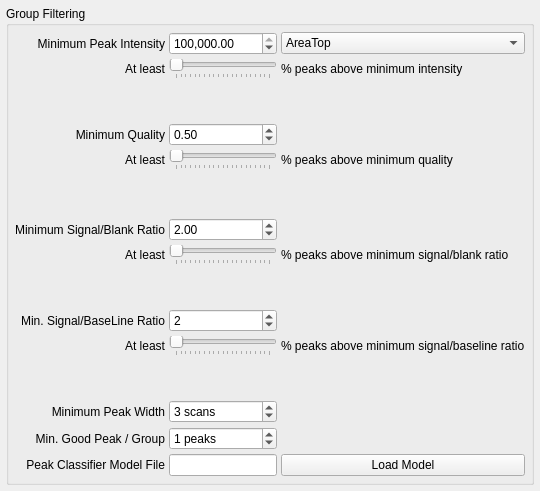
     <widget class="QWidget" name="groupFilteringTab">
      <attribute name="title">
       <string>Group Filtering</string>
      </attribute>
      <layout class="QGridLayout" name="gridLayout_13">
       <property name="leftMargin">
        <number>6</number>
       </property>
       <property name="topMargin">
        <number>6</number>
       </property>
       <property name="rightMargin">
        <number>6</number>
       </property>
       <property name="bottomMargin">
        <number>6</number>
       </property>
       <item row="0" column="0">
        <widget class="QGroupBox" name="peakScoringOptions">
         <property name="title">
          <string>Group Filtering</string>
         </property>
         <layout class="QGridLayout" name="gridLayout_3">
          <property name="leftMargin">
           <number>6</number>
          </property>
          <property name="topMargin">
           <number>6</number>
          </property>
          <property name="rightMargin">
           <number>6</number>
          </property>
          <property name="bottomMargin">
           <number>6</number>
          </property>
          <property name="spacing">
           <number>4</number>
          </property>
          <item row="0" column="0" colspan="4">
           <layout class="QGridLayout" name="gridLayout_5">
            <item row="4" column="0">
             <widget class="QLabel" name="label_28">
              <property name="text">
               <string>At least</string>
              </property>
              <property name="alignment">
               <set>Qt::AlignRight|Qt::AlignTrailing|Qt::AlignVCenter</set>
              </property>
             </widget>
            </item>
            <item row="8" column="1">
             <spacer name="verticalSpacer_3">
              <property name="orientation">
               <enum>Qt::Vertical</enum>
              </property>
              <property name="sizeHint" stdset="0">
               <size>
                <width>20</width>
                <height>40</height>
               </size>
              </property>
             </spacer>
            </item>
            <item row="13" column="1">
             <widget class="QSpinBox" name="minGoodGroupCount">
              <property name="suffix">
               <string> peaks</string>
              </property>
              <property name="maximum">
               <number>100000000</number>
              </property>
              <property name="value">
               <number>1</number>
              </property>
             </widget>
            </item>
            <item row="4" column="2">
             <widget class="QLabel" name="qualityQuantileStatus">
              <property name="text">
               <string>% peaks above minimum quality</string>
              </property>
             </widget>
            </item>
            <item row="1" column="0">
             <widget class="QLabel" name="label_8">
              <property name="text">
               <string>At least</string>
              </property>
              <property name="alignment">
               <set>Qt::AlignRight|Qt::AlignTrailing|Qt::AlignVCenter</set>
              </property>
             </widget>
            </item>
            <item row="12" column="1">
             <widget class="QSpinBox" name="minNoNoiseObs">
              <property name="suffix">
               <string> scans</string>
              </property>
              <property name="minimum">
               <number>1</number>
              </property>
              <property name="maximum">
               <number>1000000000</number>
              </property>
              <property name="value">
               <number>3</number>
              </property>
             </widget>
            </item>
            <item row="4" column="1">
             <widget class="QSlider" name="quantileQuality">
              <property name="maximum">
               <number>100</number>
              </property>
              <property name="singleStep">
               <number>5</number>
              </property>
              <property name="sliderPosition">
               <number>0</number>
              </property>
              <property name="orientation">
               <enum>Qt::Horizontal</enum>
              </property>
              <property name="tickPosition">
               <enum>QSlider::TicksBelow</enum>
              </property>
              <property name="tickInterval">
               <number>5</number>
              </property>
             </widget>
            </item>
            <item row="5" column="1">
             <spacer name="verticalSpacer_2">
              <property name="orientation">
               <enum>Qt::Vertical</enum>
              </property>
              <property name="sizeHint" stdset="0">
               <size>
                <width>20</width>
                <height>40</height>
               </size>
              </property>
             </spacer>
            </item>
            <item row="0" column="0">
             <widget class="QLabel" name="label_10">
              <property name="text">
               <string>Minimum Peak Intensity</string>
              </property>
              <property name="alignment">
               <set>Qt::AlignRight|Qt::AlignTrailing|Qt::AlignVCenter</set>
              </property>
             </widget>
            </item>
            <item row="0" column="2">
             <widget class="QComboBox" name="peakQuantitation">
              <item>
               <property name="text">
                <string>AreaTop</string>
               </property>
              </item>
              <item>
               <property name="text">
                <string>Area</string>
               </property>
              </item>
              <item>
               <property name="text">
                <string>Height</string>
               </property>
              </item>
              <item>
               <property name="text">
                <string>AreaNotCorrected</string>
               </property>
              </item>
              <item>
               <property name="text">
                <string>AreaTopNotCorrected</string>
               </property>
              </item>
             </widget>
            </item>
            <item row="5" column="0">
             <widget class="QLabel" name="label_27">
              <property name="text">
               <string/>
              </property>
             </widget>
            </item>
            <item row="0" column="1">
             <widget class="QDoubleSpinBox" name="minGroupIntensity">
              <property name="maximumSize">
               <size>
                <width>502</width>
                <height>16777215</height>
               </size>
              </property>
              <property name="showGroupSeparator" stdset="0">
               <bool>true</bool>
              </property>
              <property name="suffix">
               <string/>
              </property>
              <property name="maximum">
               <double>999999999.000000000000000</double>
              </property>
              <property name="value">
               <double>1000000.000000000000000</double>
              </property>
             </widget>
            </item>
            <item row="9" column="0">
             <widget class="QLabel" name="label_6">
              <property name="text">
               <string>Min. Signal/BaseLine Ratio</string>
              </property>
              <property name="alignment">
               <set>Qt::AlignRight|Qt::AlignTrailing|Qt::AlignVCenter</set>
              </property>
             </widget>
            </item>
            <item row="7" column="0">
             <widget class="QLabel" name="label_29">
              <property name="text">
               <string>At least</string>
              </property>
              <property name="alignment">
               <set>Qt::AlignRight|Qt::AlignTrailing|Qt::AlignVCenter</set>
              </property>
             </widget>
            </item>
            <item row="6" column="1">
             <widget class="QDoubleSpinBox" name="sigBlankRatio">
              <property name="maximum">
               <double>10000000.000000000000000</double>
              </property>
              <property name="value">
               <double>2.000000000000000</double>
              </property>
             </widget>
            </item>
            <item row="7" column="2">
             <widget class="QLabel" name="blankQuantileStatus">
              <property name="text">
               <string>% peaks above minimum signal/blank ratio</string>
              </property>
             </widget>
            </item>
            <item row="10" column="2">
             <widget class="QLabel" name="baselineQuantileStatus">
              <property name="text">
               <string>% peaks above minimum signal/baseline ratio</string>
              </property>
             </widget>
            </item>
            <item row="7" column="1">
             <widget class="QSlider" name="quantileSignalBlankRatio">
              <property name="maximum">
               <number>100</number>
              </property>
              <property name="singleStep">
               <number>5</number>
              </property>
              <property name="sliderPosition">
               <number>0</number>
              </property>
              <property name="orientation">
               <enum>Qt::Horizontal</enum>
              </property>
              <property name="tickPosition">
               <enum>QSlider::TicksBelow</enum>
              </property>
              <property name="tickInterval">
               <number>5</number>
              </property>
             </widget>
            </item>
            <item row="10" column="0">
             <widget class="QLabel" name="label_30">
              <property name="text">
               <string>At least</string>
              </property>
              <property name="alignment">
               <set>Qt::AlignRight|Qt::AlignTrailing|Qt::AlignVCenter</set>
              </property>
             </widget>
            </item>
            <item row="3" column="0">
             <widget class="QLabel" name="labelMinQuality">
              <property name="text">
               <string>Minimum Quality</string>
              </property>
              <property name="alignment">
               <set>Qt::AlignRight|Qt::AlignTrailing|Qt::AlignVCenter</set>
              </property>
             </widget>
            </item>
            <item row="9" column="1">
             <widget class="QSpinBox" name="sigBaselineRatio">
              <property name="maximum">
               <number>10000000</number>
              </property>
              <property name="value">
               <number>2</number>
              </property>
             </widget>
            </item>
            <item row="11" column="1">
             <spacer name="verticalSpacer_4">
              <property name="orientation">
               <enum>Qt::Vertical</enum>
              </property>
              <property name="sizeHint" stdset="0">
               <size>
                <width>20</width>
                <height>40</height>
               </size>
              </property>
             </spacer>
            </item>
            <item row="12" column="0">
             <widget class="QLabel" name="label_12">
              <property name="text">
               <string>Minimum Peak Width</string>
              </property>
              <property name="alignment">
               <set>Qt::AlignRight|Qt::AlignTrailing|Qt::AlignVCenter</set>
              </property>
             </widget>
            </item>
            <item row="1" column="2">
             <widget class="QLabel" name="intensityQuantileStatus">
              <property name="text">
               <string>% peaks above minimum intensity </string>
              </property>
             </widget>
            </item>
            <item row="2" column="1">
             <spacer name="verticalSpacer">
              <property name="orientation">
               <enum>Qt::Vertical</enum>
              </property>
              <property name="sizeHint" stdset="0">
               <size>
                <width>20</width>
                <height>40</height>
               </size>
              </property>
             </spacer>
            </item>
            <item row="1" column="1">
             <widget class="QSlider" name="quantileIntensity">
              <property name="maximum">
               <number>100</number>
              </property>
              <property name="singleStep">
               <number>5</number>
              </property>
              <property name="sliderPosition">
               <number>0</number>
              </property>
              <property name="orientation">
               <enum>Qt::Horizontal</enum>
              </property>
              <property name="tickPosition">
               <enum>QSlider::TicksBelow</enum>
              </property>
              <property name="tickInterval">
               <number>5</number>
              </property>
             </widget>
            </item>
            <item row="3" column="1">
             <widget class="QDoubleSpinBox" name="doubleSpinBoxMinQuality">
              <property name="maximum">
               <double>1.000000000000000</double>
              </property>
              <property name="singleStep">
               <double>0.100000000000000</double>
              </property>
              <property name="value">
               <double>0.500000000000000</double>
              </property>
             </widget>
            </item>
            <item row="13" column="0">
             <widget class="QLabel" name="label_100">
              <property name="text">
               <string>Min. Good Peak / Group</string>
              </property>
              <property name="alignment">
               <set>Qt::AlignRight|Qt::AlignTrailing|Qt::AlignVCenter</set>
              </property>
             </widget>
            </item>
            <item row="6" column="0">
             <widget class="QLabel" name="label_9">
              <property name="text">
               <string>Minimum Signal/Blank Ratio</string>
              </property>
              <property name="alignment">
               <set>Qt::AlignRight|Qt::AlignTrailing|Qt::AlignVCenter</set>
              </property>
             </widget>
            </item>
            <item row="10" column="1">
             <widget class="QSlider" name="quantileSignalBaselineRatio">
              <property name="maximum">
               <number>100</number>
              </property>
              <property name="singleStep">
               <number>5</number>
              </property>
              <property name="sliderPosition">
               <number>0</number>
              </property>
              <property name="orientation">
               <enum>Qt::Horizontal</enum>
              </property>
              <property name="invertedAppearance">
               <bool>false</bool>
              </property>
              <property name="invertedControls">
               <bool>false</bool>
              </property>
              <property name="tickPosition">
               <enum>QSlider::TicksBelow</enum>
              </property>
              <property name="tickInterval">
               <number>5</number>
              </property>
             </widget>
            </item>
            <item row="14" column="0">
             <widget class="QLabel" name="label_5">
              <property name="text">
               <string>Peak Classifier Model File</string>
              </property>
              <property name="alignment">
               <set>Qt::AlignRight|Qt::AlignTrailing|Qt::AlignVCenter</set>
              </property>
             </widget>
            </item>
            <item row="14" column="1">
             <widget class="QLineEdit" name="classificationModelFilename">
              <property name="text">
               <string/>
              </property>
             </widget>
            </item>
            <item row="14" column="2">
             <widget class="QPushButton" name="loadModelButton">
              <property name="text">
               <string>Load Model</string>
              </property>
             </widget>
            </item>
           </layout>
          </item>
         </layout>
        </widget>
       </item>
      </layout>
     </widget>
